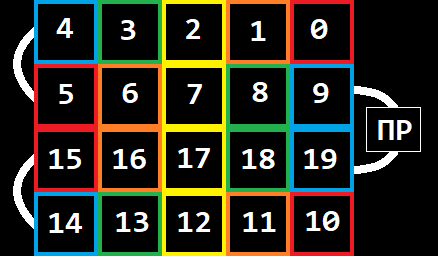
#> input picture display_5x4_addr.png, 438 x 256 px
$ python img_to_raw_monochrome.py
#> lines starting #> are read from the running program, lines starting #| are printed output that depends on the picture; after the words box and inside, x2 and y2 are one past the last pixel; in counts of white or black regions, pixels touching at a corner belong together
import tkinter as tk
from tkinter import filedialog
import numpy as np
from PIL import Image

root = tk.Tk()
root.withdraw()

img_path = filedialog.askopenfilename(filetypes=(("Image files", "*.png;*.jpg;*.jpeg;*.bmp"), ("All files", "*.*")))
#> the answer given: ../display_5x4_addr.png
img = Image.open(img_path)
#> img is the input picture: PIL image 438x256 RGB; mean R, G, B 42.4, 40.9, 28.8
x, y = img.size
#> x = 438; y = 256
obj = img.load()

raw_monochrome_uint8 = np.zeros(32, dtype=('uint8'))

adr = np.array([[7, 0], [0, 4], [15, 0], [8, 4]], dtype=int)

for yi in range(y):
    for xi in range(x):
        r, g, b = obj[xi, yi]
        r_new = 0
        g_new = 0
        b_new = 0
        if (r + g + b) > 250:
            r_new = 255
            g_new = 255
            b_new = 255
        obj[xi, yi] = (r_new, g_new, b_new)


img.show()
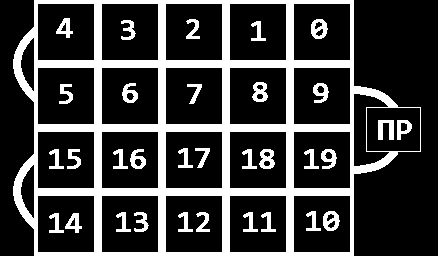
#> shown: PIL image 438x256 RGB; 23.5% white; 33 white regions, largest, box (x1, y1, x2, y2) and area: (13, 0, 421, 256) 21319, (378, 120, 394, 140) 218, (311, 19, 328, 39) 217

def WriteBit(x_s: int, y_s: int):
    n_byte: int = 0

    if y_s >= 8:
        y_s -= 8
        n_byte = 16

    if y_s < 4:
        if x_s < 8:
            n_byte += (y_s % 4) * 4
        else:
            n_byte += 2 + (y_s % 4) * 4
        raw_monochrome_uint8[n_byte] |= 128 >> (x_s % 8)
    else:
        if x_s < 8:
            n_byte += 1 + (y_s % 4) * 4
        else:
            n_byte += 3 + (y_s % 4) * 4
        raw_monochrome_uint8[n_byte] |= 1 << (x_s % 8)


for yi in range(y):
    for xi in range(x):
        r, g, b = obj[xi, yi]
        if r > 0: WriteBit(xi, yi)

raw_path = img_path + '.to_MC'
print("Массив для MC:")
for j in range(8):
    St_bin = ""
    for i in range(4):
        # if (j % 8) == 0: St_bin += '\n'
        St_bin += str(format(raw_monochrome_uint8[i + (j * 4)], 'b')).rjust(8, "0") + " "
    print(St_bin)

file = open(raw_path, 'w')
for j in range(8):
    for i in range(4):
        if (j == 0) and (i == 0):
            file.write(str(raw_monochrome_uint8[i + (j * 4)]))
        else:
            file.write(',' + str(raw_monochrome_uint8[i + (j * 4)]))
file.close()
print("Сохранено в файл: ", raw_path)
input()
